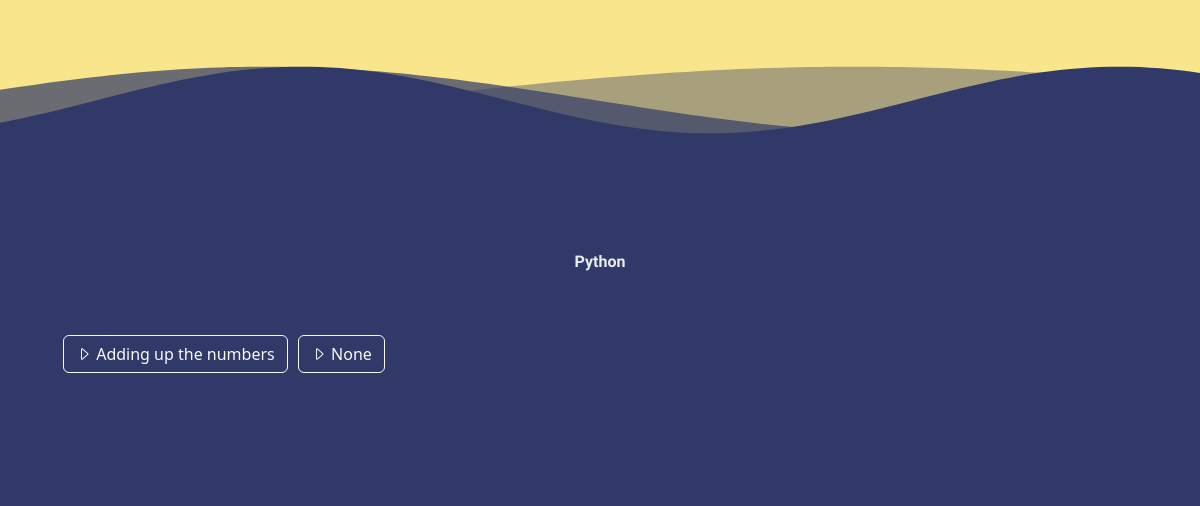
Before: /python with the older database file.
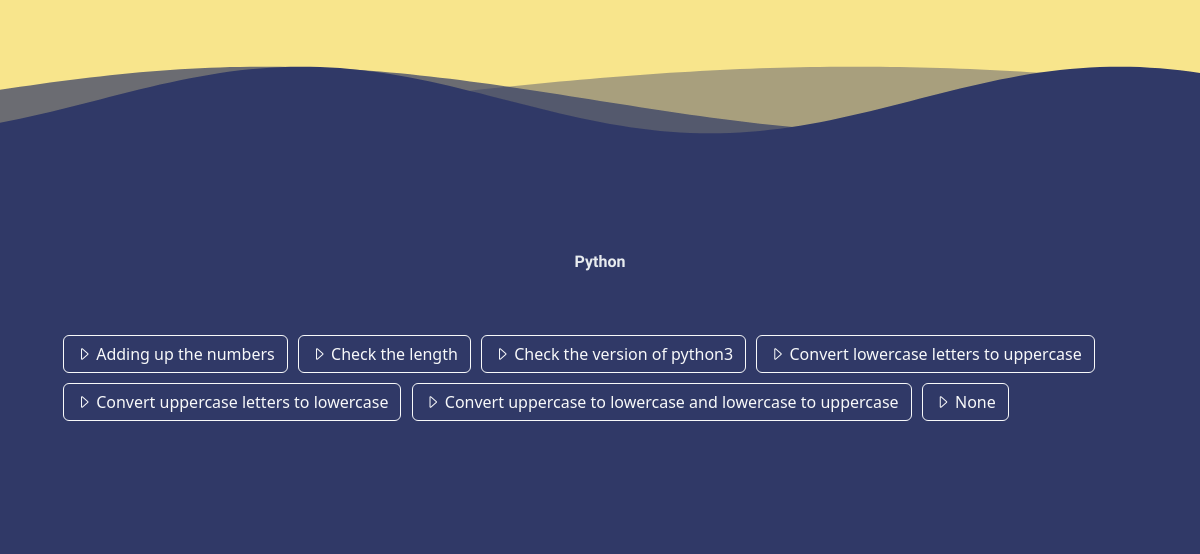
After: the same page with the newer database file.
### index/models.py (models this page shows, shortened)
class Spell(models.Model):
    name = models.CharField(max_length=100)
    color = models.CharField(max_length=7, default="#303967")
    category = models.ManyToManyField(Category)
    language = models.ManyToManyField(Language)
    language_name = models.CharField(max_length=100, default="language_name")
    library = models.ManyToManyField(Library)
    library_name = models.CharField(max_length=100, default="library_name")
    library_hp = models.CharField(max_length=100, default="library_hp")
    library_github = models.CharField(max_length=100, default="library_github")
    forwhat = models.TextField(default="None")
    forwhat_ja = models.TextField(default="None")
    example_in = models.TextField(default="None")
    example_out = models.TextField(default="None")
    reference = models.TextField(default="None")
    explanation = models.TextField(default="None")

### index/views.py (the view)
# urls.py: path('python', views.python_view, name='python'),
def python_view(request):
    category_list = Category.objects.all()
    language_list = Language.objects.filter(name__iexact='python')
    library_list = Library.objects.filter(language_name__iexact='python')
    spell_list = Spell.objects.filter(language_name__iexact='python').order_by('forwhat')
    return render(request, 'index/python.html', {'category_list': category_list, \
                                                'language_list': language_list, \
                                                'library_list': library_list, \
                                                'spell_list': spell_list
                                                })

### index/templates/index/python.html (shortened to what this page needs)
{% extends 'base.html' %}
{% block content %}
<div id="main">
    <div id="cover">
        <div class="wave">
            <canvas id="waveCanvas"></canvas>
        </div>
    </div>
    <div id="index">
        <div class="alphabet">
            <p class="fontAccent colorNav">Python</p>
        </div>
        <p><br></p>
        <div class="spell">
            {% for spell in spell_list %}
                <button type="button" id="spell_{{spell.id}}" class="spellList btn btn-outline-light"><i class="bi bi-caret-right"></i> {{spell.forwhat}}</button>
            {% endfor %}
        </div>
    </div>
{% endblock content %}

### templates/base.html (shortened to what this page needs)
<!doctype html>
<html lang="en">
<head>
    <link href="https://cdn.jsdelivr.net/npm/bootstrap@5.2.1/dist/css/bootstrap.min.css" rel="stylesheet">
    <link rel="stylesheet" href="https://cdn.jsdelivr.net/npm/bootstrap-icons@1.8.0/font/bootstrap-icons.css">
</head>
<body>
    {% block content %}{% endblock content %}
</body>

### templates/base.html (style rules this page uses)
body { background: #303967; }
.colorNav { color: #e8ecef; }
.fontAccent { font-family: 'Ubuntu', sans-serif; font-weight: bold; }

### index/templates/index/python.html (style rules this page uses)
#cover { background-color: #f8e58c; height: 250px; position:relative; }
canvas { position: absolute; bottom: 0; left:0; width: 100%; }
#index { background-color: #303967; color: #fff; padding: 0px 60px 100px; }
#index button { margin: 5px 3px; }
.alphabet { text-align: center; }
.spell button { margin: 5px 3px; }

Changed rows visible on the page:
added Spell: forwhat "Check the length"
added Spell: forwhat "Check the version of python3"
added Spell: forwhat "Convert lowercase letters to uppercase"
added Spell: forwhat "Convert uppercase letters to lowercase"
added Spell: forwhat "Convert uppercase to lowercase and lowercase to uppercase"
